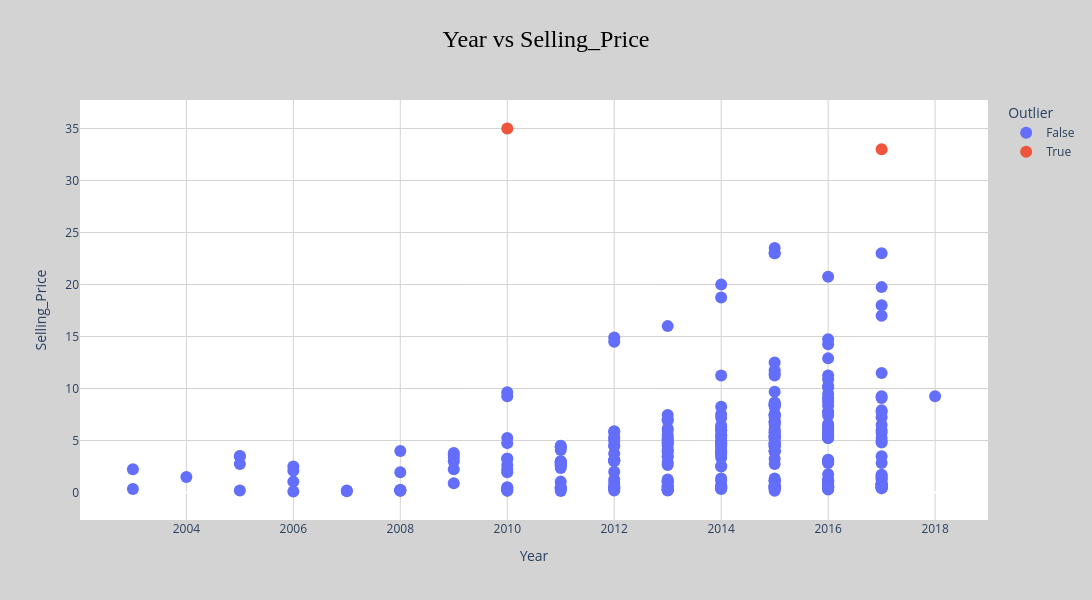

Write notebook code for a chart like this one.
### Markdown cell above
Some years have very little data (1 data)<br>
Outliers are seen (samples 33 and 35)

### Code cell
fig = px.scatter(
    data_frame=df,
    x="Year",
    y="Selling_Price",
    height=600,
    width=1400,
    color=df["Selling_Price"] > 25,  # show Outlier
    color_continuous_scale="viridis",
    size_max=12,
    title="Year vs Selling_Price",
    labels={"color": "Outlier"},
)
fig.update_layout(legend_title_text="Outlier")
fig.update_layout(
    title=dict(
        x=0.5,
        y=0.95,
        xanchor="center",
        yanchor="top",
        font=dict(size=24, color="black", family="Arial Black"),
    )
)
fig.update_layout(plot_bgcolor="white", paper_bgcolor="lightgray")
fig.update_traces(marker=dict(size=12))
fig.update_xaxes(showgrid=True, gridcolor="lightgray", gridwidth=1)
fig.update_yaxes(showgrid=True, gridcolor="lightgray", gridwidth=1)
fig.show()

### Figure 1 — Plotly figure (JSON) as saved in the notebook; plotly's stock layout.template omitted (floating-point values rounded to 4 significant figures; data arrays with more than 128 entries replaced by an {"elided": "..."} marker saying what was removed)
{"data": [{"hovertemplate": "Outlier=False<br>Year=%{x}<br>Selling_Price=%{y}<extra></extra>", "legendgroup": "False", "marker": {"color": "#636efa", "size": 12, "symbol": "circle"}, "mode": "markers", "name": "False", "orientation": "v", "showlegend": true, "type": "scatter", "x": {"elided": "299 int values"}, "xaxis": "x", "y": {"elided": "299 float values"}, "yaxis": "y"}, {"hovertemplate": "Outlier=True<br>Year=%{x}<br>Selling_Price=%{y}<extra></extra>", "legendgroup": "True", "marker": {"color": "#EF553B", "size": 12, "symbol": "circle"}, "mode": "markers", "name": "True", "orientation": "v", "showlegend": true, "type": "scatter", "x": [2017, 2010], "xaxis": "x", "y": [33.0, 35.0], "yaxis": "y"}], "layout": {"height": 600, "legend": {"title": {"text": "Outlier"}, "tracegroupgap": 0}, "paper_bgcolor": "lightgray", "plot_bgcolor": "white", "title": {"font": {"color": "black", "family": "Arial Black", "size": 24}, "text": "Year vs Selling_Price", "x": 0.5, "xanchor": "center", "y": 0.95, "yanchor": "top"}, "width": 1400, "xaxis": {"anchor": "y", "domain": [0, 1], "gridcolor": "lightgray", "gridwidth": 1, "showgrid": true, "title": {"text": "Year"}}, "yaxis": {"anchor": "x", "domain": [0, 1], "gridcolor": "lightgray", "gridwidth": 1, "showgrid": true, "title": {"text": "Selling_Price"}}}}
